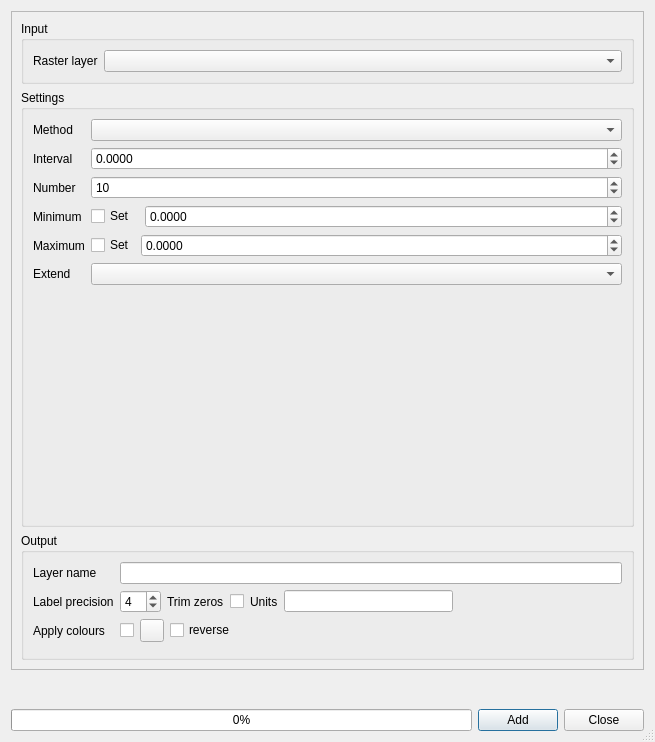
<?xml version="1.0" encoding="UTF-8"?>
<ui version="4.0">
 <class>ClassifyDialog</class>
 <widget class="QDialog" name="ClassifyDialog">
  <property name="windowModality">
   <enum>Qt::NonModal</enum>
  </property>
  <property name="geometry">
   <rect>
    <x>0</x>
    <y>0</y>
    <width>655</width>
    <height>742</height>
   </rect>
  </property>
  <property name="windowTitle">
   <string>Classify</string>
  </property>
  <property name="sizeGripEnabled">
   <bool>true</bool>
  </property>
  <layout class="QVBoxLayout" name="verticalLayout" stretch="1,0,0">
   <item>
    <widget class="QScrollArea" name="scrollArea_2">
     <property name="horizontalScrollBarPolicy">
      <enum>Qt::ScrollBarAlwaysOff</enum>
     </property>
     <property name="widgetResizable">
      <bool>true</bool>
     </property>
     <widget class="QWidget" name="scrollAreaWidgetContents_2">
      <property name="geometry">
       <rect>
        <x>0</x>
        <y>0</y>
        <width>629</width>
        <height>637</height>
       </rect>
      </property>
      <layout class="QVBoxLayout" name="verticalLayout_2" stretch="0,0,0">
       <item>
        <widget class="QGroupBox" name="groupBox_2">
         <property name="title">
          <string>Input</string>
         </property>
         <layout class="QGridLayout" name="gridLayout" rowstretch="0,0">
          <item row="1" column="0">
           <layout class="QFormLayout" name="formLayout_2">
            <property name="fieldGrowthPolicy">
             <enum>QFormLayout::AllNonFixedFieldsGrow</enum>
            </property>
            <property name="topMargin">
             <number>0</number>
            </property>
            <item row="1" column="0">
             <widget class="QLabel" name="label_3">
              <property name="text">
               <string>Raster layer</string>
              </property>
              <property name="buddy">
               <cstring>uSourceLayer</cstring>
              </property>
             </widget>
            </item>
            <item row="1" column="1">
             <widget class="QgsMapLayerComboBox" name="uSourceLayer"/>
            </item>
           </layout>
          </item>
         </layout>
        </widget>
       </item>
       <item>
        <widget class="QGroupBox" name="groupBox">
         <property name="title">
          <string>Settings</string>
         </property>
         <layout class="QGridLayout" name="gridLayout_2" rowstretch="0,0,0,0,0,0,0" columnstretch="0,0">
          <item row="4" column="0">
           <widget class="QLabel" name="label_6">
            <property name="text">
             <string>Maximum</string>
            </property>
            <property name="buddy">
             <cstring>uSetMaximum</cstring>
            </property>
           </widget>
          </item>
          <item row="0" column="0">
           <widget class="QLabel" name="label_7">
            <property name="text">
             <string>Method</string>
            </property>
            <property name="buddy">
             <cstring>uMethod</cstring>
            </property>
           </widget>
          </item>
          <item row="1" column="0">
           <widget class="QLabel" name="label_15">
            <property name="text">
             <string>Interval</string>
            </property>
            <property name="buddy">
             <cstring>uClassifyInterval</cstring>
            </property>
           </widget>
          </item>
          <item row="4" column="1">
           <layout class="QHBoxLayout" name="horizontalLayout_6">
            <property name="topMargin">
             <number>0</number>
            </property>
            <item>
             <widget class="QCheckBox" name="uSetMaximum">
              <property name="text">
               <string>Set</string>
              </property>
             </widget>
            </item>
            <item>
             <widget class="QDoubleSpinBox" name="uMaxClassify">
              <property name="sizePolicy">
               <sizepolicy hsizetype="Expanding" vsizetype="Fixed">
                <horstretch>0</horstretch>
                <verstretch>0</verstretch>
               </sizepolicy>
              </property>
              <property name="locale">
               <locale language="C" country="AnyCountry"/>
              </property>
              <property name="decimals">
               <number>4</number>
              </property>
              <property name="minimum">
               <double>-999999999.000000000000000</double>
              </property>
              <property name="maximum">
               <double>999999999.000000000000000</double>
              </property>
             </widget>
            </item>
           </layout>
          </item>
          <item row="5" column="0">
           <widget class="QLabel" name="label_10">
            <property name="text">
             <string>Extend</string>
            </property>
            <property name="buddy">
             <cstring>uExtend</cstring>
            </property>
           </widget>
          </item>
          <item row="6" column="1">
           <spacer name="verticalSpacer">
            <property name="orientation">
             <enum>Qt::Vertical</enum>
            </property>
            <property name="sizeHint" stdset="0">
             <size>
              <width>20</width>
              <height>40</height>
             </size>
            </property>
           </spacer>
          </item>
          <item row="2" column="1">
           <widget class="QSpinBox" name="uNClassify">
            <property name="sizePolicy">
             <sizepolicy hsizetype="Expanding" vsizetype="Fixed">
              <horstretch>0</horstretch>
              <verstretch>0</verstretch>
             </sizepolicy>
            </property>
            <property name="statusTip">
             <string>Number of levels between min and max value (from data field)</string>
            </property>
            <property name="minimum">
             <number>1</number>
            </property>
            <property name="maximum">
             <number>9999</number>
            </property>
            <property name="value">
             <number>10</number>
            </property>
           </widget>
          </item>
          <item row="0" column="1">
           <widget class="QComboBox" name="uMethod">
            <property name="sizePolicy">
             <sizepolicy hsizetype="Expanding" vsizetype="Fixed">
              <horstretch>0</horstretch>
              <verstretch>0</verstretch>
             </sizepolicy>
            </property>
           </widget>
          </item>
          <item row="3" column="0">
           <widget class="QLabel" name="label_5">
            <property name="text">
             <string>Minimum</string>
            </property>
            <property name="buddy">
             <cstring>uSetMinimum</cstring>
            </property>
           </widget>
          </item>
          <item row="2" column="0">
           <widget class="QLabel" name="label">
            <property name="text">
             <string>Number</string>
            </property>
            <property name="buddy">
             <cstring>uNClassify</cstring>
            </property>
           </widget>
          </item>
          <item row="1" column="1">
           <widget class="QDoubleSpinBox" name="uClassifyInterval">
            <property name="sizePolicy">
             <sizepolicy hsizetype="Expanding" vsizetype="Fixed">
              <horstretch>0</horstretch>
              <verstretch>0</verstretch>
             </sizepolicy>
            </property>
            <property name="locale">
             <locale language="C" country="AnyCountry"/>
            </property>
            <property name="decimals">
             <number>4</number>
            </property>
            <property name="minimum">
             <double>-999999999.000000000000000</double>
            </property>
            <property name="maximum">
             <double>999999999.000000000000000</double>
            </property>
           </widget>
          </item>
          <item row="5" column="1">
           <widget class="QComboBox" name="uExtend">
            <property name="sizePolicy">
             <sizepolicy hsizetype="Expanding" vsizetype="Fixed">
              <horstretch>0</horstretch>
              <verstretch>0</verstretch>
             </sizepolicy>
            </property>
           </widget>
          </item>
          <item row="3" column="1">
           <layout class="QHBoxLayout" name="horizontalLayout_5">
            <property name="spacing">
             <number>10</number>
            </property>
            <property name="topMargin">
             <number>0</number>
            </property>
            <item>
             <widget class="QCheckBox" name="uSetMinimum">
              <property name="text">
               <string>Set</string>
              </property>
             </widget>
            </item>
            <item>
             <widget class="QDoubleSpinBox" name="uMinClassify">
              <property name="sizePolicy">
               <sizepolicy hsizetype="Expanding" vsizetype="Fixed">
                <horstretch>0</horstretch>
                <verstretch>0</verstretch>
               </sizepolicy>
              </property>
              <property name="locale">
               <locale language="C" country="AnyCountry"/>
              </property>
              <property name="decimals">
               <number>4</number>
              </property>
              <property name="minimum">
               <double>-999999999.000000000000000</double>
              </property>
              <property name="maximum">
               <double>999999999.000000000000000</double>
              </property>
             </widget>
            </item>
           </layout>
          </item>
         </layout>
        </widget>
       </item>
       <item>
        <widget class="QGroupBox" name="groupBox_3">
         <property name="title">
          <string>Output</string>
         </property>
         <layout class="QGridLayout" name="gridLayout_4">
          <item row="0" column="0">
           <layout class="QFormLayout" name="formLayout">
            <property name="bottomMargin">
             <number>6</number>
            </property>
            <item row="0" column="0">
             <widget class="QLabel" name="label_8">
              <property name="text">
               <string>Layer name</string>
              </property>
              <property name="buddy">
               <cstring>uOutputName</cstring>
              </property>
             </widget>
            </item>
            <item row="0" column="1">
             <widget class="QLineEdit" name="uOutputName"/>
            </item>
            <item row="1" column="1">
             <layout class="QHBoxLayout" name="horizontalLayout_2">
              <property name="leftMargin">
               <number>0</number>
              </property>
              <property name="topMargin">
               <number>0</number>
              </property>
              <item>
               <widget class="QSpinBox" name="uPrecision">
                <property name="sizePolicy">
                 <sizepolicy hsizetype="Fixed" vsizetype="Fixed">
                  <horstretch>0</horstretch>
                  <verstretch>0</verstretch>
                 </sizepolicy>
                </property>
                <property name="statusTip">
                 <string>Number of decimal places shown in labels</string>
                </property>
                <property name="minimum">
                 <number>-1</number>
                </property>
                <property name="maximum">
                 <number>10</number>
                </property>
                <property name="value">
                 <number>4</number>
                </property>
               </widget>
              </item>
              <item>
               <widget class="QLabel" name="label_14">
                <property name="text">
                 <string>Trim zeros</string>
                </property>
                <property name="buddy">
                 <cstring>uTrimZeros</cstring>
                </property>
               </widget>
              </item>
              <item>
               <widget class="QCheckBox" name="uTrimZeros">
                <property name="text">
                 <string/>
                </property>
               </widget>
              </item>
              <item>
               <widget class="QLabel" name="label_12">
                <property name="text">
                 <string>Units</string>
                </property>
                <property name="buddy">
                 <cstring>uLabelUnits</cstring>
                </property>
               </widget>
              </item>
              <item>
               <widget class="QLineEdit" name="uLabelUnits"/>
              </item>
              <item>
               <spacer name="horizontalSpacer_2">
                <property name="orientation">
                 <enum>Qt::Horizontal</enum>
                </property>
                <property name="sizeHint" stdset="0">
                 <size>
                  <width>40</width>
                  <height>20</height>
                 </size>
                </property>
               </spacer>
              </item>
             </layout>
            </item>
            <item row="1" column="0">
             <widget class="QLabel" name="label_9">
              <property name="text">
               <string>Label precision</string>
              </property>
              <property name="buddy">
               <cstring>uPrecision</cstring>
              </property>
             </widget>
            </item>
            <item row="2" column="1">
             <layout class="QHBoxLayout" name="horizontalLayout_4" stretch="0,1,0,0">
              <property name="bottomMargin">
               <number>0</number>
              </property>
              <item>
               <widget class="QCheckBox" name="uApplyColors">
                <property name="text">
                 <string/>
                </property>
               </widget>
              </item>
              <item>
               <widget class="QgsColorRampButton" name="uColorRamp"/>
              </item>
              <item>
               <widget class="QCheckBox" name="uReverseRamp">
                <property name="text">
                 <string>reverse</string>
                </property>
               </widget>
              </item>
              <item>
               <spacer name="horizontalSpacer_4">
                <property name="orientation">
                 <enum>Qt::Horizontal</enum>
                </property>
                <property name="sizeHint" stdset="0">
                 <size>
                  <width>40</width>
                  <height>20</height>
                 </size>
                </property>
               </spacer>
              </item>
             </layout>
            </item>
            <item row="2" column="0">
             <widget class="QLabel" name="label_13">
              <property name="text">
               <string>Apply colours</string>
              </property>
              <property name="buddy">
               <cstring>uApplyColors</cstring>
              </property>
             </widget>
            </item>
           </layout>
          </item>
         </layout>
        </widget>
       </item>
      </layout>
     </widget>
    </widget>
   </item>
   <item>
    <widget class="QgsMessageBar" name="uMessageBar" native="true">
     <property name="sizePolicy">
      <sizepolicy hsizetype="Expanding" vsizetype="Preferred">
       <horstretch>1</horstretch>
       <verstretch>0</verstretch>
      </sizepolicy>
     </property>
     <property name="minimumSize">
      <size>
       <width>0</width>
       <height>27</height>
      </size>
     </property>
    </widget>
   </item>
   <item>
    <layout class="QHBoxLayout" name="horizontalLayout_8">
     <property name="topMargin">
      <number>0</number>
     </property>
     <item>
      <widget class="QProgressBar" name="progressBar">
       <property name="value">
        <number>0</number>
       </property>
       <property name="alignment">
        <set>Qt::AlignCenter</set>
       </property>
       <property name="textVisible">
        <bool>true</bool>
       </property>
      </widget>
     </item>
     <item>
      <widget class="QPushButton" name="uAddButton">
       <property name="text">
        <string>Add</string>
       </property>
      </widget>
     </item>
     <item>
      <widget class="QPushButton" name="uCloseButton">
       <property name="text">
        <string>Close</string>
       </property>
      </widget>
     </item>
    </layout>
   </item>
  </layout>
 </widget>
 <customwidgets>
  <customwidget>
   <class>QgsMapLayerComboBox</class>
   <extends>QComboBox</extends>
   <header>qgsmaplayercombobox.h</header>
  </customwidget>
  <customwidget>
   <class>QgsColorRampButton</class>
   <extends>QToolButton</extends>
   <header>qgis.gui.h</header>
  </customwidget>
  <customwidget>
   <class>QgsMessageBar</class>
   <extends>QWidget</extends>
   <header>qgsmessagebar.h</header>
   <container>1</container>
  </customwidget>
 </customwidgets>
 <tabstops>
  <tabstop>uSourceLayer</tabstop>
  <tabstop>uMethod</tabstop>
  <tabstop>uClassifyInterval</tabstop>
  <tabstop>uNClassify</tabstop>
  <tabstop>uSetMinimum</tabstop>
  <tabstop>uMinClassify</tabstop>
  <tabstop>uSetMaximum</tabstop>
  <tabstop>uMaxClassify</tabstop>
  <tabstop>uExtend</tabstop>
  <tabstop>uOutputName</tabstop>
  <tabstop>uPrecision</tabstop>
  <tabstop>uTrimZeros</tabstop>
  <tabstop>uLabelUnits</tabstop>
  <tabstop>uApplyColors</tabstop>
  <tabstop>uColorRamp</tabstop>
  <tabstop>uReverseRamp</tabstop>
  <tabstop>uAddButton</tabstop>
  <tabstop>uCloseButton</tabstop>
 </tabstops>
 <resources/>
 <connections/>
</ui>
